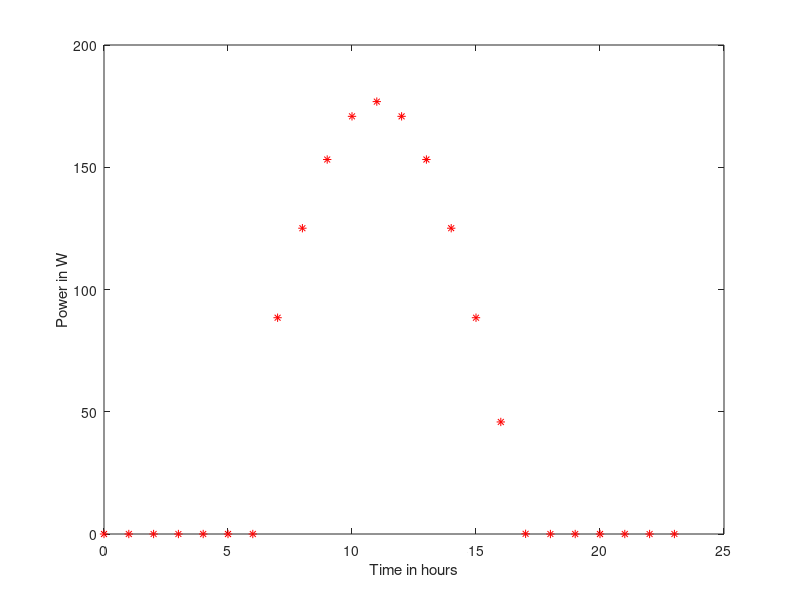

Reproduce this figure in MATLAB.
clear variables 
clc
close all
trise = 6; % sunrise time in 24 hour format
t = 0;
tset = 18; % sunset time in 24 hour format
time = 0:1:23;
Gsc = 1367; %Extraterrestrial solar radiation in W/m^2
n = 80; % nth day of the year
lat = 35.25; % Location latitude
del = 23.67 * (pi/180) * sin ((2*pi*284+n)/365.25); % declination angle calculation
omega = zeros(1,24);
for ts = 6:1:18
omega(ts) = (ts-12)*15; %hour angle
end
cos_zenith = cosd(lat)*cosd(del).*cosd(omega) + sind(lat)*sind(del); % zenith
G0n = Gsc * (1+0.033 * cos (360 * n / 365)); % Extra-terrestrial normal radiation 
G0 = G0n .* cos_zenith; % extra-terrestrial horizontal radiation
G0_max = max(G0);
for t = 1:1:24
if (t <= 7)
    i(t) = 0;
elseif (t>7 && t <= 18) 
    i(t) = G0_max * sin ( (pi * (t - trise))/(tset - trise)); %irradiance vector over time
elseif (t>19 && t <= 24)
    i(t) = 0;
end
end
% subplot(1,2,1);
plot (time, i)
xlabel ('time in hours');
ylabel (' Irradiance W/m^2');

Np = 2; % number of panels connected in parallel
Ns = 36; % number of cells connected in series in each panel
T = 298; % Surrounding temperature
Tref = 298; % Standard temperature
G = i;
Ki = 0.065; %temperature coefficient
Isc = 3.8; % short-circuit current in ampere
q = 1.602*10^-19; % value of charge in coulomb 
V_single = 0.6;% voltage generated by a single cell
Voc = Ns * V_single; % open circuit voltage in volts 
k = 1.381*10^-23; % Boltzmann's constant
A=1.3; % ideality factor
Eg = 1.12; % bandgap energy for polycrystalline Si at 25 degree C
Rs = 0.001*6; % series resistance
Rsh = 6000; %shunt resistance
Iph = (G .* (Ki * (T - Tref) + Isc ) ./ 1000); % photo current
Irs = Isc/(exp((Voc*q)/(Ns*A*k*T)) - 1); % reverse saturation current
Is = (T/Tref)^3*Irs*exp((Eg*q*(1/T - 1/Tref))/k*A); 
I = zeros(1,24);
for t = 1:1:24
    if (t <= 7)
        I(t) =0;
    elseif (t>7 && t<=18)
        I(t) = Np .* Iph(t) - Np * Is * (exp((Voc*q)/Ns*k*A*T) - 1) + ((Voc + I(t-1)*Rs)/Rsh);
    elseif (t>18 && t<=24)
        I(t) = 0;
    end
end
P =Voc .* I; % power generated in watts
% subplot(1,2,2);
plot (time, P,'r*');
xlabel('Time in hours');
ylabel('Power in W');
